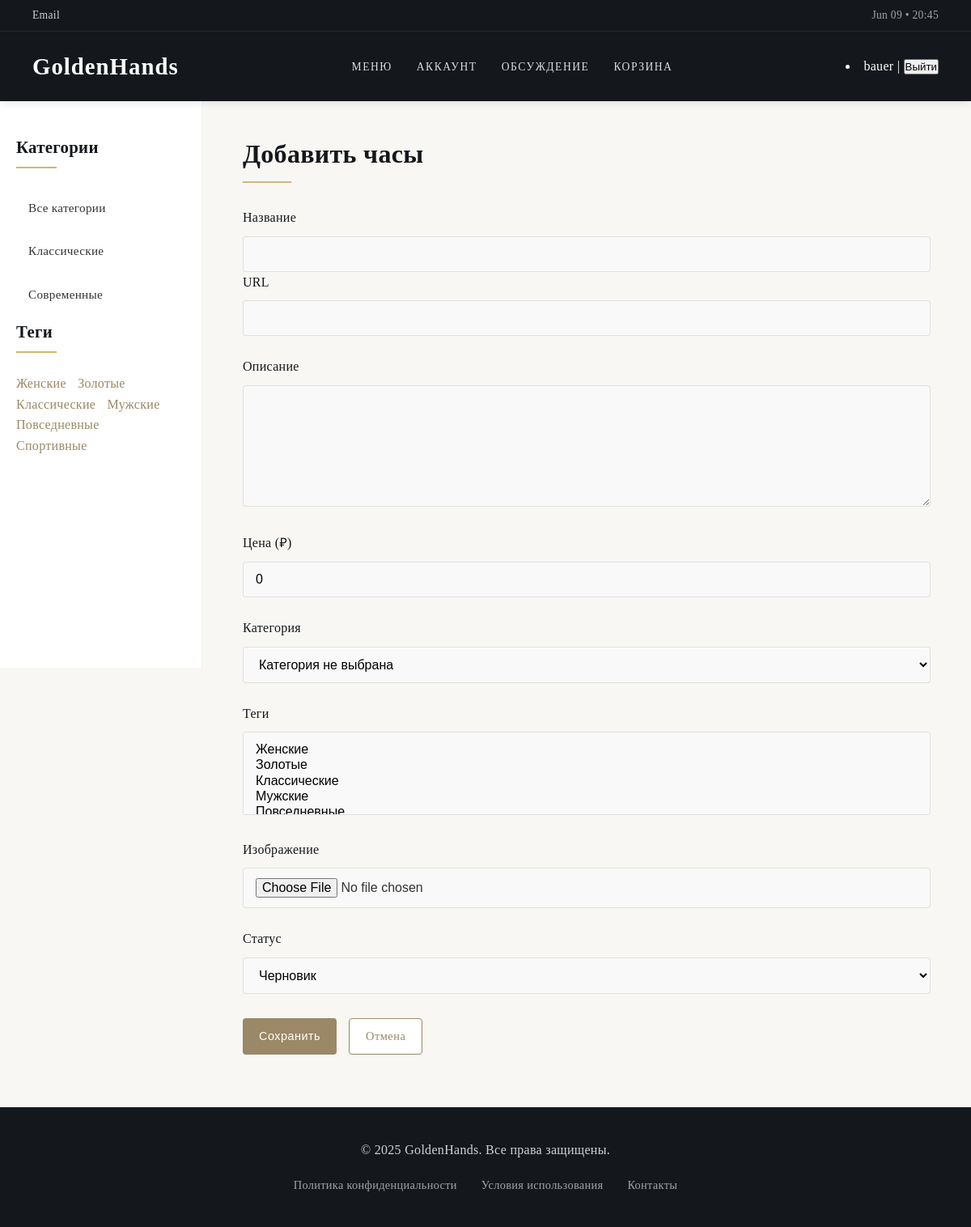
Screenshot of /add-watch/ (signed in) with the database file from the repository.
### users/models.py (models this page shows)
class User(AbstractUser):
    date_birth = models.DateField(null=True, blank=True)
    photo = models.ImageField(upload_to='users/%Y/%m/%d/', blank=True)

### WebApp/models.py (models this page shows, shortened)
class Category(models.Model):
    name = models.CharField('Название', max_length=100)
    slug = models.SlugField('URL', max_length=100, unique=True)
    def __str__(self):
        return self.name
    class Meta:
        verbose_name = 'Категория'
        verbose_name_plural = 'Категории'
        ordering = ['name']

class Tag(models.Model):
    name = models.CharField('Название', max_length=100, db_index=True)
    slug = models.SlugField('URL', max_length=255, unique=True, db_index=True)
    def __str__(self):
        return self.name
    class Meta:
        verbose_name = 'Тег'
        verbose_name_plural = 'Теги'
        ordering = ['name']

### WebApp/views.py (the view)
# urls.py: path('add-watch/', views.AddWatchView.as_view(), name='add_watch'),
class AddWatchView(PermissionRequiredMixin, DataMixin, CreateView):
    permission_required = 'WebApp.add_watch'
    raise_exception = True
    model = Watch
    form_class = AddWatchModelForm
    template_name = 'add_watch.html'
    success_url = reverse_lazy('home')
    title_page = 'Добавить часы'

### WebApp/forms.py (shortened to what this page needs)
class AddWatchModelForm(forms.ModelForm):
    class Meta:
        model = Watch
        fields = ['title', 'slug', 'description', 'price','tags', 'is_published', 'category', 'image']
        widgets = {
            'title': forms.TextInput(attrs={'class': 'form-input'}),
            'description': forms.Textarea(attrs={'cols': 50, 'rows': 5}),
            'image': forms.FileInput(),
        }
        labels = {
            'title': 'Название',
            'slug': 'URL',
            'description': 'Описание',
            'tags': 'Теги',
            'price': 'Цена',
            'is_published': 'Опубликовано',
            'category': 'Категория',
            'image': 'Фото',
        }
    category = forms.ModelChoiceField(
        queryset=Category.objects.all(),
        empty_label="Категория не выбрана",
        label="Категория"
    )

### WebApp/templatetags/watch_tags.py (called while the page is built)
@register.inclusion_tag('list_categories.html')
def show_categories(cat_selected=0):
    cats = Category.objects.all()
    return {'cats': cats, 'cat_selected': cat_selected}

@register.inclusion_tag('list_tags.html')
def show_tags():
    tags = Tag.objects.annotate(total=Count('watches')).filter(total__gt=0)
    return {'tags': tags}

### WebApp/utils.py (called while the page is built)
    def get_mixin_context(self, context, **kwargs):
        context['menu'] = menu
        context['categories'] = Category.objects.all()
        if self.title_page:
            context['title'] = self.title_page
        context.update(kwargs)
        return context

    def get_context_data(self, **kwargs):
        context = super().get_context_data(**kwargs)
        return self.get_mixin_context(context)

### WebProgramming/context_processors.py (called while the page is built)
def current_time(request):
    return {'current_time': datetime.now().strftime("%b %d • %H:%M")}

### users/context_processors.py (called while the page is built)
def get_women_context(request):
    return {'mainmenu': menu}

### templates/add_watch.html (shortened to what this page needs)
{% extends 'base.html' %}
{% load static %}
{% block content %}
    <section class="add-watch-section">
        <h1 class="section-title">{{ title }}</h1>
        <div class="form-container">
            <form method="post" enctype="multipart/form-data" class="add-watch-form">
                <div class="form-group">
                    <label for="{{ form.title.id_for_label }}">Название</label>
                    {{ form.title }}
                <div class="form-group">
                    <label for="{{ form.slug.id_for_label }}">URL</label>
                    {{ form.slug }}
                </div>
                <div class="form-group">
                    <label for="{{ form.description.id_for_label }}">Описание</label>
                    {{ form.description }}
                </div>
                <div class="form-group">
                    <label for="{{ form.price.id_for_label }}">Цена (₽)</label>
                    {{ form.price }}
                </div>
                <div class="form-group">
                    <label for="{{ form.category.id_for_label }}">Категория</label>
                    {{ form.category }}
                </div>
                <div class="form-group">
                    <label for="{{ form.tags.id_for_label }}">Теги</label>
                    {{ form.tags }}
                </div>
                <div class="form-group">
                    <label for="{{ form.image.id_for_label }}">Изображение</label>
                    {{ form.image }}
                </div>
                <div class="form-group">
                    <label for="{{ form.is_published.id_for_label }}">Статус</label>
                    {{ form.is_published }}
                </div>
                <div class="form-actions">
                    <button type="submit" class="btn btn-primary">Сохранить</button>
                    <a href="{% url 'home' %}" class="btn btn-secondary">Отмена</a>
                </div>
            </form>
        </div>
    </section>
{% endblock %}

### templates/base.html (shortened to what this page needs)
<!DOCTYPE html>
<html lang="ru">
<head>
    {% load static %}
    <link rel="stylesheet" href="{% static 'css/styles.css' %}">
</head>
<body>
    <header class="header">
        <div class="top-nav">
            <a href="#" class="email-link">Email</a>
            <span class="timestamp">{{ current_time|default:"Время не указано" }}</span>
        </div>
        <nav class="main-nav">
            <div class="brand-logo">
                <a href="{% url 'home' %}">GoldenHands</a>
            </div>
            <ul class="nav-links">
                <li><a href="{% url 'home' %}">Меню</a></li>
                <li><a href="{% url 'users:profile' %}">Аккаунт</a></li>
                <li><a href="{% url 'user_content_list' %}">Обсуждение</a></li>
                <li><a href="{% url 'cart' %}">Корзина</a></li>
            </ul>
            {% if user.is_authenticated %}
            <li class="last">{{ user.username }} |
                <form action="{% url 'users:logout' %}" method="post" style="display:inline;">
                    <button type="submit">Выйти</button>
                </form>
            </li>
            {% endif %}
        </nav>
    </header>
    <div class="container">
        <aside class="sidebar">
            {% block sidebar %}
                {% load watch_tags %}
                <h3>Категории</h3>
                <ul class="category-list">
                    {% if cat_selected == 0 %}
                        <li class="selected"><span>Все категории</span></li>
                    {% else %}
                        <li><a href="{% url 'home' %}">Все категории</a></li>
                    {% endif %}
                    {% show_categories cat_selected %}
                </ul>
                <h3>Теги</h3>
                {% show_tags %}
            {% endblock %}
        </aside>
        <main class="main-content">
            {% block content %}{% endblock %}
        </main>
    </div>
    <footer class="footer">
        {% block footer %}
            <p>&copy; 2025 GoldenHands. Все права защищены.</p>
            <div class="footer-links">
                <a href="#">Политика конфиденциальности</a>
                <a href="#">Условия использования</a>
                <a href="#">Контакты</a>
            </div>
        {% endblock %}
    </footer>
</body>
</html>

### templates/list_categories.html
<ul class="category-list">
    {% for cat in cats %}
        {% if cat.id == cat_selected %}
            <li class="selected"><span>{{ cat.name }}</span></li>
        {% else %}
            <li><a href="{% url 'category' cat.id %}">{{ cat.name }}</a></li>
        {% endif %}
    {% endfor %}
</ul>

### templates/list_tags.html
{% if tags %}
<ul class="tags-list">
    {% for tag in tags %}
        <li><a href="{% url 'tag' tag.slug %}">{{ tag.name }}</a></li>
    {% endfor %}
</ul>
{% endif %}

### static/css/styles.css (style rules this page uses)
* { margin: 0; padding: 0; box-sizing: border-box; }
:root { --primary-color: #14181c; --secondary-color: #9a8866; --accent-color: #d0b872; --light-color: #f8f7f4; --dark-color: #191919; --gray-color: #e0e0e0; --text-color: #333; --text-light: #717171; --border-radius: 4px; --shadow: 0 4px 12px rgba(0, 0, 0, 0.08); --transition: all 0.3s ease; }
body { font-family: 'Georgia', serif; color: var(--text-color); background-color: var(--light-color); line-height: 1.6; letter-spacing: 0.3px; }
.header { background-color: var(--primary-color); color: #fff; padding: 0; position: sticky; top: 0; z-index: 1000; box-shadow: 0 2px 10px rgba(0, 0, 0, 0.1); }
.top-nav { display: flex; justify-content: space-between; font-size: 0.85em; padding: 8px 40px; border-bottom: 1px solid rgba(255, 255, 255, 0.08); }
.email-link { color: rgba(255, 255, 255, 0.8); text-decoration: none; transition: var(--transition); }
.timestamp { color: rgba(255, 255, 255, 0.6); }
.main-nav { display: flex; justify-content: space-between; align-items: center; padding: 20px 40px; }
.brand-logo a { font-family: 'Playfair Display', serif; font-size: 1.8em; color: #fff; text-decoration: none; font-weight: 600; letter-spacing: 1px; }
.nav-links { list-style: none; display: flex; gap: 30px; }
.nav-links li a { color: rgba(255, 255, 255, 0.85); text-decoration: none; font-weight: 500; text-transform: uppercase; font-size: 0.85em; letter-spacing: 1.5px; transition: var(--transition); padding-bottom: 5px; position: relative; }
.nav-links li a::after { content: ''; position: absolute; bottom: 0; left: 0; width: 0; height: 1px; background: var(--accent-color); transition: width 0.3s; }
.container { display: flex; min-height: calc(100vh - 200px); max-width: 1400px; margin: 0 auto; }
.sidebar { width: 250px; padding: 40px 20px; background-color: #fff; border-right: 1px solid rgba(0, 0, 0, 0.05); position: sticky; top: 100px; height: calc(100vh - 100px); overflow-y: auto; }
.sidebar h3 { font-family: 'Playfair Display', serif; font-size: 1.3em; margin-bottom: 25px; color: var(--primary-color); position: relative; padding-bottom: 10px; }
.sidebar h3::after { content: ''; position: absolute; left: 0; bottom: 0; width: 50px; height: 2px; background-color: var(--accent-color); }
.category-list { list-style: none; }
.category-list li { margin-bottom: 5px; }
.category-list li a, .category-list li span { display: block; padding: 12px 15px; color: var(--text-color); text-decoration: none; font-weight: 400; transition: var(--transition); border-radius: var(--border-radius); font-size: 0.95em; }
.main-content { flex: 1; padding: 40px 50px; }
.section-title { font-family: 'Playfair Display', serif; font-size: 2em; margin-bottom: 30px; color: var(--primary-color); position: relative; padding-bottom: 10px; display: inline-block; }
.section-title::after { content: ''; position: absolute; left: 0; bottom: 0; width: 60px; height: 2px; background-color: var(--accent-color); }
.btn { display: inline-block; padding: 10px 20px; border-radius: var(--border-radius); text-decoration: none; font-weight: 500; text-align: center; transition: var(--transition); font-size: 0.9em; border: none; cursor: pointer; letter-spacing: 0.5px; }
.btn-primary { background-color: var(--secondary-color); color: #fff; }
.btn-secondary { background-color: #fff; color: var(--secondary-color); border: 1px solid var(--secondary-color); }
.form-group { margin-bottom: 25px; }
.form-group label { display: block; margin-bottom: 10px; font-weight: 500; color: var(--primary-color); }
.form-group input, .form-group textarea, .form-group select { width: 100%; padding: 12px 15px; border: 1px solid rgba(0, 0, 0, 0.1); border-radius: var(--border-radius); font-size: 1em; transition: var(--transition); background-color: #f9f9f9; }
.form-group textarea { min-height: 150px; resize: vertical; }
.form-actions { display: flex; gap: 15px; margin-top: 30px; }
.footer { background-color: var(--primary-color); color: rgba(255, 255, 255, 0.8); padding: 40px; text-align: center; }
.footer p { margin-bottom: 20px; }
.footer-links { display: flex; justify-content: center; gap: 30px; }
.footer-links a { color: rgba(255, 255, 255, 0.6); text-decoration: none; transition: var(--transition); font-size: 0.9em; }
.tags-list { list-style: none; margin-top: 10px; }
.tags-list li { display: inline-block; margin-right: 10px; }
.tags-list li a { color: var(--secondary-color); text-decoration: none; transition: var(--transition); }

### rows the page displays
User: username "bauer"
Category: name "Классические"
Category: name "Современные"
Tag: name "Женские"
Tag: name "Золотые"
Tag: name "Классические"
Tag: name "Мужские"
Tag: name "Повседневные"
Tag: name "Спортивные"

### other values shown
{{ title }} "Добавить часы"
